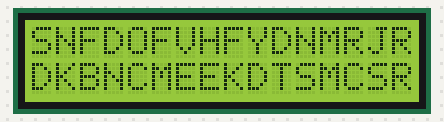
The program below on a simulated Raspberry Pi Pico running MicroPython. On the bench: 16×2 character LCD. Random numbers come from a fixed seed.

Above: at 0.45 s.
At 2.85 s:
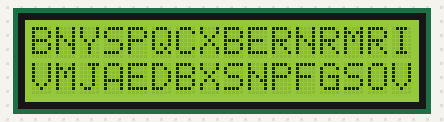
At 5.55 s:
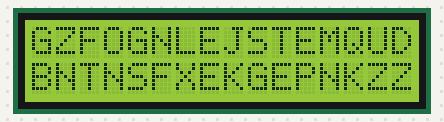
At 10.96 s:
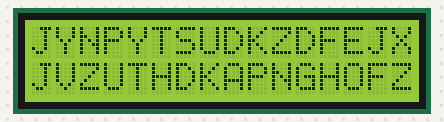
At 16.36 s:
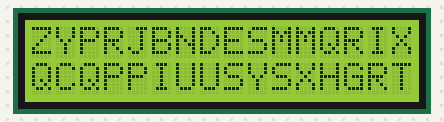
At 21.77 s:
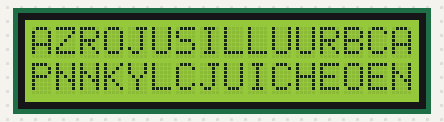

The program:

hd44780.py
```python
from micropython import const
import utime

_C_CLEAR_DISPLAY = const(0x01)
_C_RETURN_HOME = const(0x02)
_C_ENTRY_MODE_SET = const(0x04)
_F_EM_DISP_SHIFT = const(0x01)
_F_EM_INCREMENT = const(0x02)
_F_EM_DECREMENT = const(0x00)
_C_DISPLAY_CONTROL = const(0x08)
_F_DC_CHARACTER = const(0x01)
_F_DC_CURSOR = const(0x02)
_F_DC_DISPLAY = const(0x04)
_C_SHIFT = const(0x10)
_F_MOVE_CURSOR = const(0x00)
_F_SHIFT_DISPLAY = const(0x80)
_F_LEFT = const(0x00)
_F_RIGHT = const(0x40)
_C_FUNCTION_SET = const(0x20)
_F_5_8_DOTS = const(0x00)
_F_5_10_DOTS = const(0x04)
_F_1_LINE = const(0x00)
_F_2_LINES = const(0x08)
_F_4_BIT = const(0x00)
_F_8_BIT = const(0x10)
_C_SET_CGRAM_ADDR = const(0x40)
_C_SET_DDRAM_ADDR = const(0x80)

_PCF8574_RS = const(0x01)
_PCF8574_RW = const(0x02)
_PCF8574_E = const(0x04)
_PCF8574_BL_EN = const(0x08)

class HD44780(object):
    def __init__(self, i2c, i2c_address=0x27, cols=16, rows=2):
        self.i2c = i2c
        self.i2c_address = i2c_address
        self.cols = cols
        self.rows = rows
        self._backlight = True
        self._display_on = True
        self._cursor_on = False
        self.initialize()

    def _i2c_write(self, data):
        if self._backlight:
            data |= _PCF8574_BL_EN

        self.i2c.writeto(self.i2c_address, bytes([data]))

    def _write_8bit(self, data, is_read=False, is_data=False):
        high_nibble = data & 0xf0
        low_nibble = (data & 0xf) << 4

        ctrl = 0
        if is_read:
            ctrl |= _PCF8574_RW
        if is_data:
            ctrl |= _PCF8574_RS

        # setup control signals
        self._i2c_write(ctrl)
        # pulse enable (high nibble)
        self._i2c_write(ctrl | high_nibble | _PCF8574_E)
        self._i2c_write(ctrl | high_nibble)
        # pulse enable (low nibble)
        self._i2c_write(ctrl | low_nibble | _PCF8574_E)
        self._i2c_write(ctrl | low_nibble)

    def _write_cmd(self, data):
        return self._write_8bit(data)

    def _write_data(self, data):
        return self._write_8bit(data, is_data=True)

    def _write_nibble(self, data):
        nibble = data & 0xf0

        # setup control signals
        self._i2c_write(0)
        # pulse enable
        self._i2c_write(nibble | _PCF8574_E)
        self._i2c_write(nibble)

    @property
    def backlight(self):
        return self._backlight

    @backlight.setter
    def backlight(self, value):
        self._backlight = bool(value)
        self._i2c_write(0)

    def initialize(self):
        self._write_nibble(_C_FUNCTION_SET | _F_8_BIT)
        utime.sleep_ms(5)
        self._write_nibble(_C_FUNCTION_SET | _F_8_BIT)
        utime.sleep_ms(1)
        self._write_nibble(_C_FUNCTION_SET | _F_8_BIT)
        self._write_nibble(_C_FUNCTION_SET | _F_4_BIT)

        # we are now in 4 bit mode
        if (self.rows > 1):
            self._write_cmd(_C_FUNCTION_SET | _F_4_BIT | _F_2_LINES | _F_5_8_DOTS)
        else:
            self._write_cmd(_C_FUNCTION_SET | _F_4_BIT | _F_5_8_DOTS)

        self.clear()
        self._update_display_control()
        self._write_cmd(_C_ENTRY_MODE_SET | _F_EM_INCREMENT)

    def _update_display_control(self):
        cmd = _C_DISPLAY_CONTROL
        if self._display_on:
            cmd |= _F_DC_DISPLAY
        if self._cursor_on:
            cmd |= _F_DC_CURSOR
        self._write_cmd(cmd)

    def write(self, text):
        for b in text:
            self._write_data(ord(b))

    def home(self):
        self._write_cmd(_C_RETURN_HOME)
        # according to the datasheet this takes 1.52ms
        utime.sleep_ms(2)

    def clear(self):
        self._write_cmd(_C_CLEAR_DISPLAY)

    def set_cursor(self, col, row):
        col = min(col, self.cols - 1)
        row = min(row, self.rows - 1)

        # this should be true for most 2x16 and 4x20 displays
        if row == 1 or row == 3:
            col += 0x40
        if row >= 2:
            col += 0x14

        self._write_cmd(_C_SET_DDRAM_ADDR | col & 0x7f)

    def cursor_on(self):
        self._cursor_on = True
        self._update_display_control()

    def cursor_off(self):
        self._cursor_on = False
        self._update_display_control()

from machine import Pin, I2C
import random
i = I2C(0, sda=Pin(0), scl=Pin(1), freq=400000)
h = HD44780(i, cols=20, rows=4)
h.backlight = True
h.clear()
h.home()
while True:
    h.write(random.choice("ABCDEFGHIJKLMNOPQRSTUVXYZ"))
```
